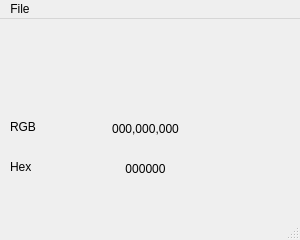
<?xml version="1.0" encoding="UTF-8"?>
<ui version="4.0">
 <class>MainWindow</class>
 <widget class="QMainWindow" name="MainWindow">
  <property name="geometry">
   <rect>
    <x>0</x>
    <y>0</y>
    <width>300</width>
    <height>240</height>
   </rect>
  </property>
  <property name="windowTitle">
   <string>Color Extractor</string>
  </property>
  <property name="windowIcon">
   <iconset theme="icon" resource="icon_resource.qrc">
    <normaloff>:/img/icon.png</normaloff>:/img/icon.png</iconset>
  </property>
  <property name="tabShape">
   <enum>QTabWidget::Rounded</enum>
  </property>
  <widget class="QWidget" name="centralwidget">
   <widget class="QLabel" name="rgb_label">
    <property name="geometry">
     <rect>
      <x>10</x>
      <y>100</y>
      <width>55</width>
      <height>16</height>
     </rect>
    </property>
    <property name="text">
     <string>RGB</string>
    </property>
   </widget>
   <widget class="QLabel" name="hex_label">
    <property name="enabled">
     <bool>true</bool>
    </property>
    <property name="geometry">
     <rect>
      <x>10</x>
      <y>140</y>
      <width>21</width>
      <height>16</height>
     </rect>
    </property>
    <property name="text">
     <string>Hex</string>
    </property>
   </widget>
   <widget class="QLabel" name="color_block">
  <property name="geometry">
    <rect>
      <x>125</x>
      <y>20</y>
      <width>50</width>
      <height>50</height>
    </rect>
  </property>
</widget>
   <widget class="QWidget" name="verticalLayoutWidget">
    <property name="geometry">
     <rect>
      <x>50</x>
      <y>90</y>
      <width>191</width>
      <height>41</height>
     </rect>
    </property>
    <layout class="QVBoxLayout" name="rgb_layout">
     <item>
      <widget class="QLabel" name="rgb_value">
       <property name="text">
        <string>000,000,000</string>
       </property>
       <property name="scaledContents">
        <bool>true</bool>
       </property>
       <property name="alignment">
        <set>Qt::AlignCenter</set>
       </property>
       <property name="textInteractionFlags">
        <set>Qt::LinksAccessibleByMouse|Qt::TextEditable|Qt::TextEditorInteraction|Qt::TextSelectableByKeyboard|Qt::TextSelectableByMouse</set>
       </property>
      </widget>
     </item>
    </layout>
   </widget>
   <widget class="QWidget" name="verticalLayoutWidget_2">
    <property name="geometry">
     <rect>
      <x>50</x>
      <y>130</y>
      <width>191</width>
      <height>41</height>
     </rect>
    </property>
    <layout class="QVBoxLayout" name="hex_layout">
     <item>
      <widget class="QLabel" name="hex_value">
       <property name="text">
        <string>000000</string>
       </property>
       <property name="alignment">
        <set>Qt::AlignCenter</set>
       </property>
       <property name="textInteractionFlags">
        <set>Qt::LinksAccessibleByMouse|Qt::TextEditable|Qt::TextEditorInteraction|Qt::TextSelectableByKeyboard|Qt::TextSelectableByMouse</set>
       </property>
      </widget>
     </item>
    </layout>
   </widget>
  </widget>
  <widget class="QMenuBar" name="menubar">
   <property name="geometry">
    <rect>
     <x>0</x>
     <y>0</y>
     <width>300</width>
     <height>26</height>
    </rect>
   </property>
   <widget class="QMenu" name="menuFile">
    <property name="title">
     <string>File</string>
    </property>
    <addaction name="actionOpen"/>
    <addaction name="separator"/>
    <addaction name="actionExit"/>
   </widget>
   <addaction name="menuFile"/>
  </widget>
  <widget class="QStatusBar" name="statusbar"/>
  <action name="actionOpen">
   <property name="icon">
    <iconset resource="icon_resource.qrc">
     <normaloff>:/img/folder_icon.png</normaloff>:/img/folder_icon.png</iconset>
   </property>
   <property name="text">
    <string>Open</string>
   </property>
  </action>
  <action name="actionExit">
   <property name="icon">
    <iconset resource="icon_resource.qrc">
     <normaloff>:/img/exit_icon.png</normaloff>:/img/exit_icon.png</iconset>
   </property>
   <property name="text">
    <string>Exit</string>
   </property>
  </action>
 </widget>
 <resources>
  <include location="icon_resource.qrc"/>
 </resources>
 <connections/>
</ui>
